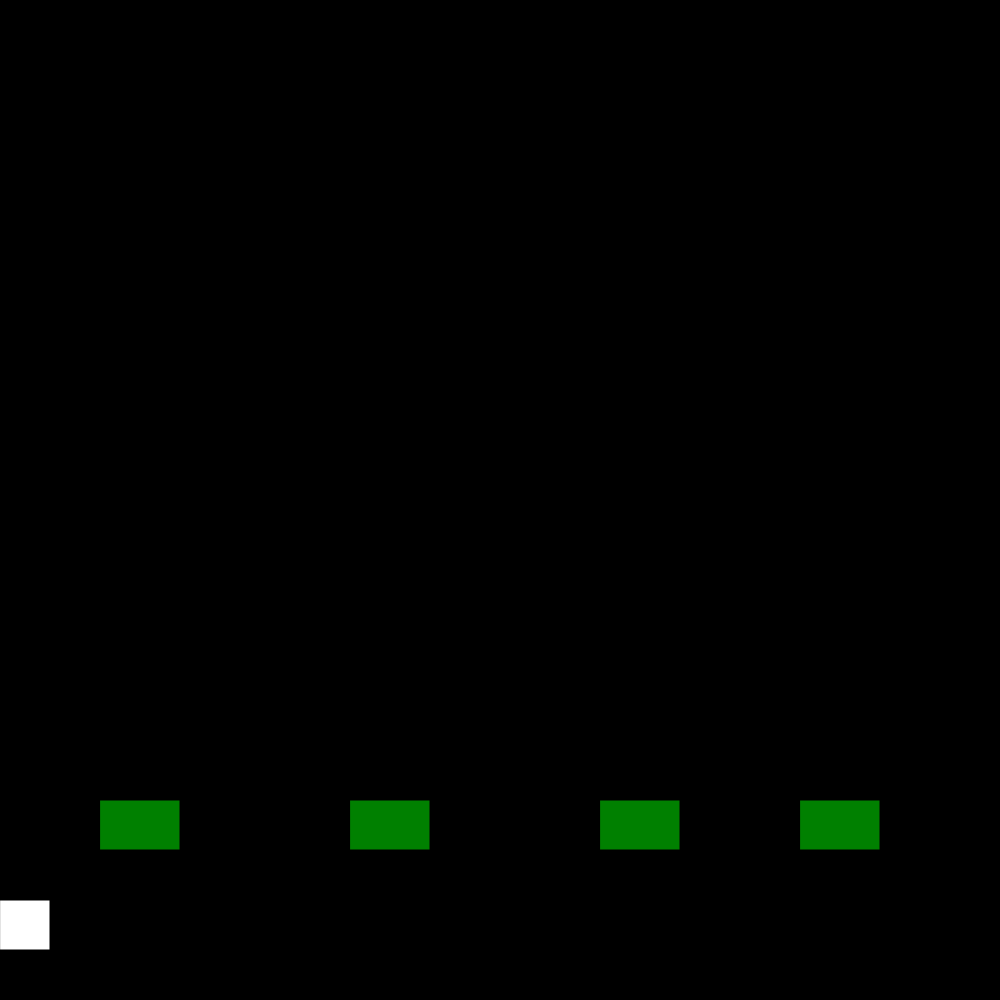
Frame 1 (no input)
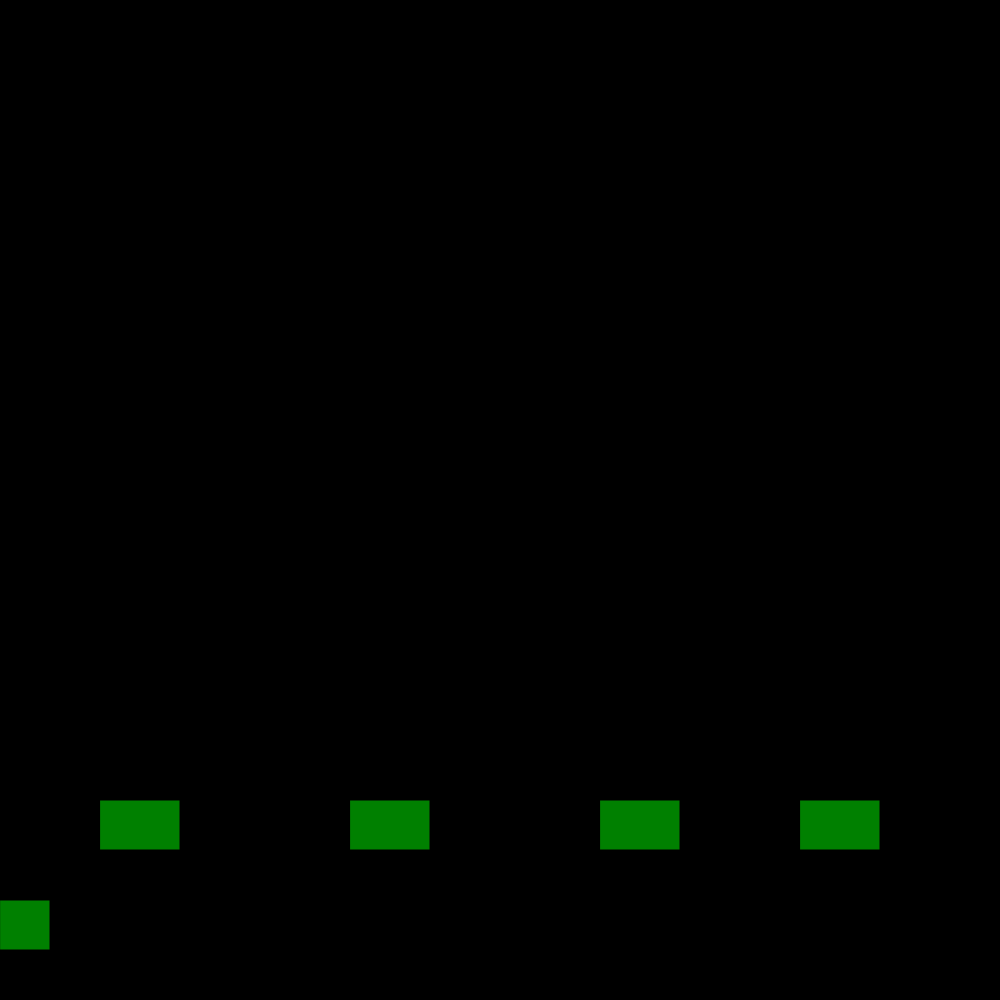
Frame 60 (no input)
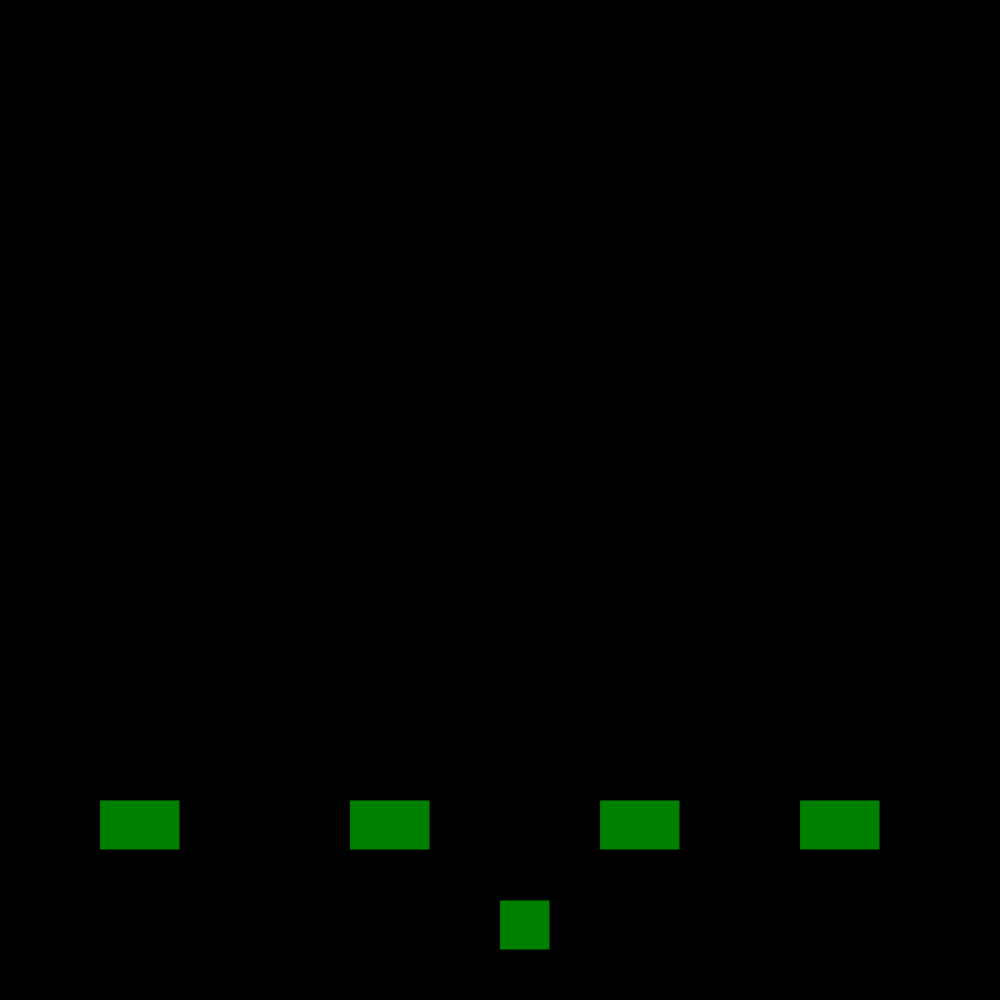
Frame 120 (the mouse pressed at the canvas centre since frame 60)

The p5.js sketch that drew these frames (run headless with seeded random() and noise() and a simulated clock; from frame 60 on, the mouse is pressed at the canvas centre):

// p5.js sketch
// ── sketch.js
var m = 600;
var fillstyle = "green";

function setup(){
    createCanvas(1000,1000);
    background(0);
}
function draw(){
    background(0);
    rect(mouseX,900,50,50);
    fill("green");
    rect(100,800,80,50);
    rect(350,800,80,50);
    rect(600,800,80,50);
    rect(800,800,80,50);
}

function keyPressed(){
    // for (m = 600; m <= 599; m++){

    // }
    if (keyCode == 32){
        rect(500,910-10,5,5);
        fill("blue");
    }
}
